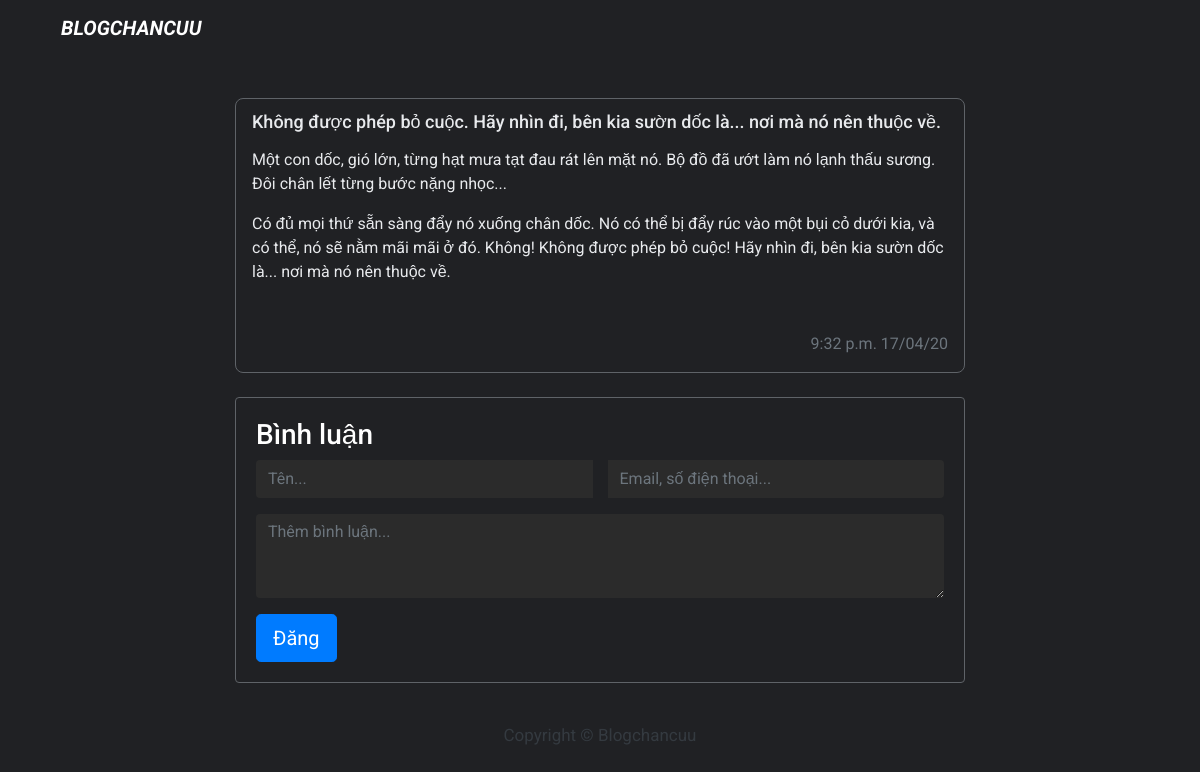
Page /neew-poer/ on the committed database.
### post/models.py (models this page shows, shortened)
class Post(models.Model):
	title = models.CharField(max_length=200, null=True, blank=True)
	slug  = models.SlugField(max_length=200, null=True, blank=True)
	update_on = models.DateTimeField(auto_now= True)
	content = models.TextField()
	created_on = models.DateTimeField(auto_now_add= True)
	status = models.IntegerField(choices= STATUS, default=1)
	tag = models.ManyToManyField(Tag, blank=True)
	class Meta:
		ordering = ['-created_on']

### post/views.py (the view)
# urls.py: path('<slug:slug>/', views.postDetail, name='post_detail'),
def postDetail(request, slug):
    template_name = 'post_detail.html'
    post = get_object_or_404(Post, slug=slug)
    comments = post.comments.filter(active=True)
    new_comment = None
    print(post.title)
    if request.method == 'POST':
        comment_form = CommentForm(data=request.POST)
        if comment_form.is_valid():
            new_comment = comment_form.save(commit=False)
            new_comment.post = post
            new_comment.save()
            return redirect("/" + str(post.slug))
    else:
        comment_form = CommentForm()
    print(request.POST)
    return render(request, template_name, {
        'post': post,
        'comments': comments,
        'new_comment': new_comment,
        'comment_form': CommentForm()
    })

### post/forms.py
class CommentForm(forms.ModelForm):
    class Meta:
        model = Comment
        fields = ('name', 'email', 'body')

### templates/post_detail.html (shortened to what this page needs)
{% extends "base.html" %}
{% load static %}
{% block extrahead %}
<link rel="stylesheet" href="{% static 'css/post-detail.css' %}">
{% endblock extrahead %}
{% block content %}
<div class="container">
    <div class="row">
        <div class="col-md-8 mx-auto mt-3">
            <div class="post-detail mb-4">
                {% if post.title %}
                <h2 class="post-title">{{ post.title }}</h2>
                {% endif %}
                <div class="post-content">{{ post.content| safe }}</div>
                <div class="botton-nav d-flex justify-content-between align-self-baseline">
                    <span class="created-on text-muted text-right">{{ post.created_on | date:"P d/m/y" }}</span>
                </div>
            </div>
            <div class="card-body card mb-4 mt-3">
                {% if new_comment %}
                <div class="alert alert-success" role="alert">
                    Your comment is awaiting moderation
                </div>
                {% else %}
                <h3>Bình luận</h3>
                <form action="" method="POST">
                    <div class="input-group">
                        <input type="text" name="name" placeholder="Tên..." id="nameinput"
                            class="form-control form-control-comment text-white mr-3">
                        <input type="text" name="email" placeholder="Email, số điện thoại..." id="emailinput"
                            class="form-control form-control-comment text-white">
                    </div>
                    <div class="form-group">
                        <textarea class="form-control form-control-comment text-white" name="body"
                            placeholder="Thêm bình luận..." rows="3"></textarea>
                    </div>
                    <input class="btn btn-primary  btn-lg" type="submit" value="Đăng">
                </form>
                {% endif %}
            </div>
        </div>
    </div>
</div>
{% endblock content %}

### static/css/base.css (style rules this page uses)
:root { --main-bg-color: #202124; --main-text-color: #e8eaed; }
body { font-family: "Roboto", sans-serif; font-size: 17px; background-color: #202124; color: var(--main-text-color); }

### static/css/post-detail.css (style rules this page uses)
.post-detail { color: var(--main-bg-color); border: 1px solid #5f6368; border-radius: 8px; }
.post-title { padding: 12px 16px 0 16px; margin: 0; font-size: 18px; font-weight: 500; color: #e8eaed; }
.post-content { padding: 16px; font-size: 16px; color: #e8eaed; }
.botton-nav { padding: 16px; }
.created-on { font-size: 16px; }
.card { background-color: var(--main-bg-color); color: #fff; border: 1px solid #5f6368; }
.form-control-comment { background-color: #2b2b2b !important; color: var(--main-text-color) !important; border: none !important; }

### rows in the picture
Post: title "Không được phép bỏ cuộc. Hãy nhìn đi, bên kia sườn dốc là... nơi mà nó nên thuộc về.", content "Một con dốc, gió lớn, từng hạt mưa tạt đau rát lên mặt nó. Bộ đồ đã ướt làm nó lạnh thấu sương. Đôi chân lết từng bước nặng nhọc... Có đủ mọi thứ sẵn sàng đẩy nó xuống chân dốc. Nó có thể bị đẩy rúc vào một bụi cỏ dưới kia, và có thể, nó sẽ nằm mãi mãi ở đó. Không! Không được phép bỏ cuộc! Hãy nhìn đi, bên kia sườn dốc là... nơi mà nó nên thuộc về.", created_on "9:32 p.m. 17/04/20"
